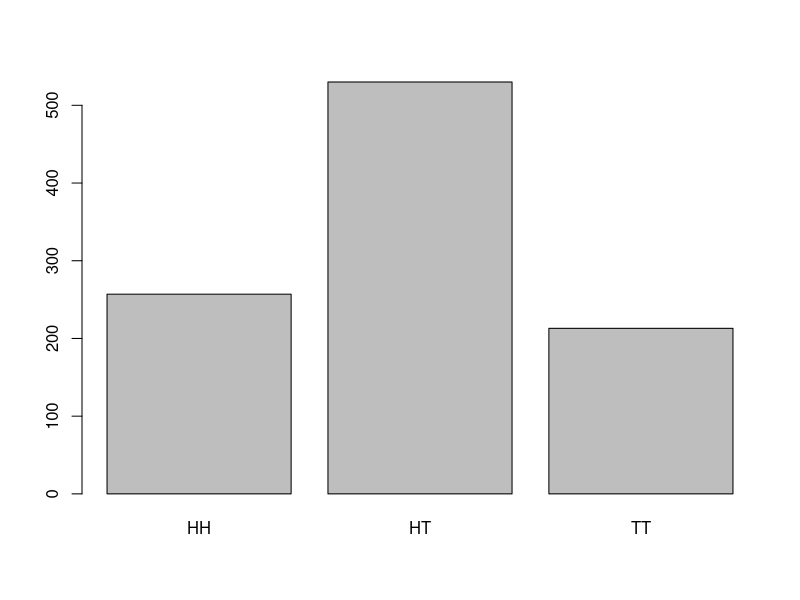

Generate this figure with R:
## ---- chunk 1
dbinom(0, 2, 0.5)
dbinom(1, 2, 0.5)
dbinom(2, 2, 0.5)
## ---- chunk 2
Two_cointosses_1000_times = sample(x=c("HH","HT","TT"), size=1000, replace = T, prob=c(.25,.50,.25))
barplot(table(Two_cointosses_1000_times))
